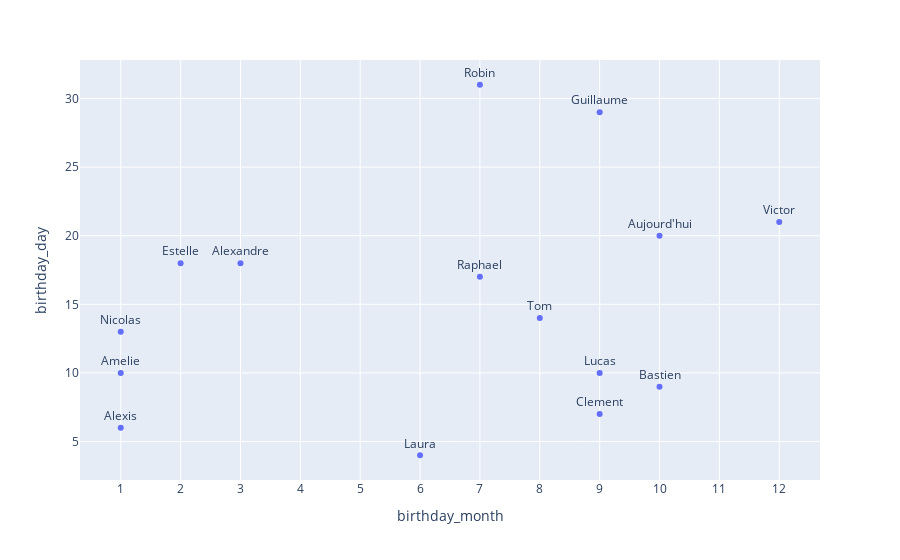

This figure's notebook cell:
### Code cell
import plotly.express as px

df.sort_values(by='birthday_month', inplace=True, ascending=False)

fig = px.scatter(df, x="birthday_month", y='birthday_day', text='name')

fig.update_layout(
    xaxis = dict(
        tickmode = 'linear',
        tick0 = 1,
        dtick = 1
    )
)

fig.update_traces(
    textposition='top center'
)

fig.show()

### Figure 1 — Plotly figure (JSON) as saved in the notebook; plotly's stock layout.template omitted (floating-point values rounded to 4 significant figures)
{"data": [{"hovertemplate": "birthday_month=%{x}<br>birthday_day=%{y}<br>name=%{text}<extra></extra>", "legendgroup": "", "marker": {"color": "#636efa", "symbol": "circle"}, "mode": "markers+text", "name": "", "orientation": "v", "showlegend": false, "text": ["Victor", "Bastien", "Aujourd'hui", "Clement", "Guillaume", "Lucas", "Tom", "Raphael", "Robin", "Laura", "Alexandre", "Estelle", "Nicolas", "Alexis", "Amelie"], "textposition": "top center", "type": "scatter", "x": [12, 10, 10, 9, 9, 9, 8, 7, 7, 6, 3, 2, 1, 1, 1], "xaxis": "x", "y": [21, 9, 20, 7, 29, 10, 14, 17, 31, 4, 18, 18, 13, 6, 10], "yaxis": "y"}], "layout": {"legend": {"tracegroupgap": 0}, "margin": {"t": 60}, "xaxis": {"anchor": "y", "domain": [0, 1], "dtick": 1, "tick0": 1, "tickmode": "linear", "title": {"text": "birthday_month"}}, "yaxis": {"anchor": "x", "domain": [0, 1], "title": {"text": "birthday_day"}}}}
